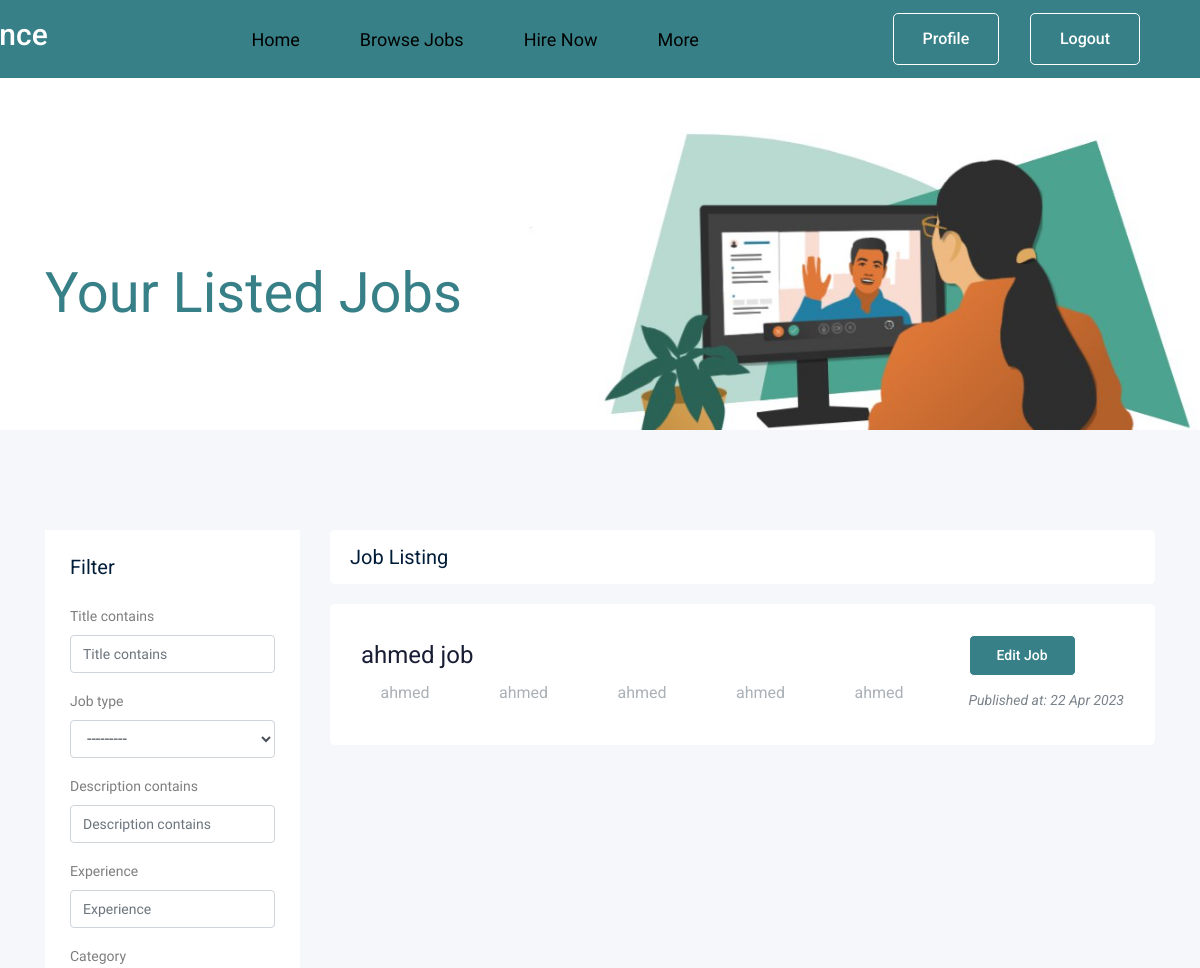
The page /jobs/your_jobs (signed in, upper part) on the database as committed earlier.
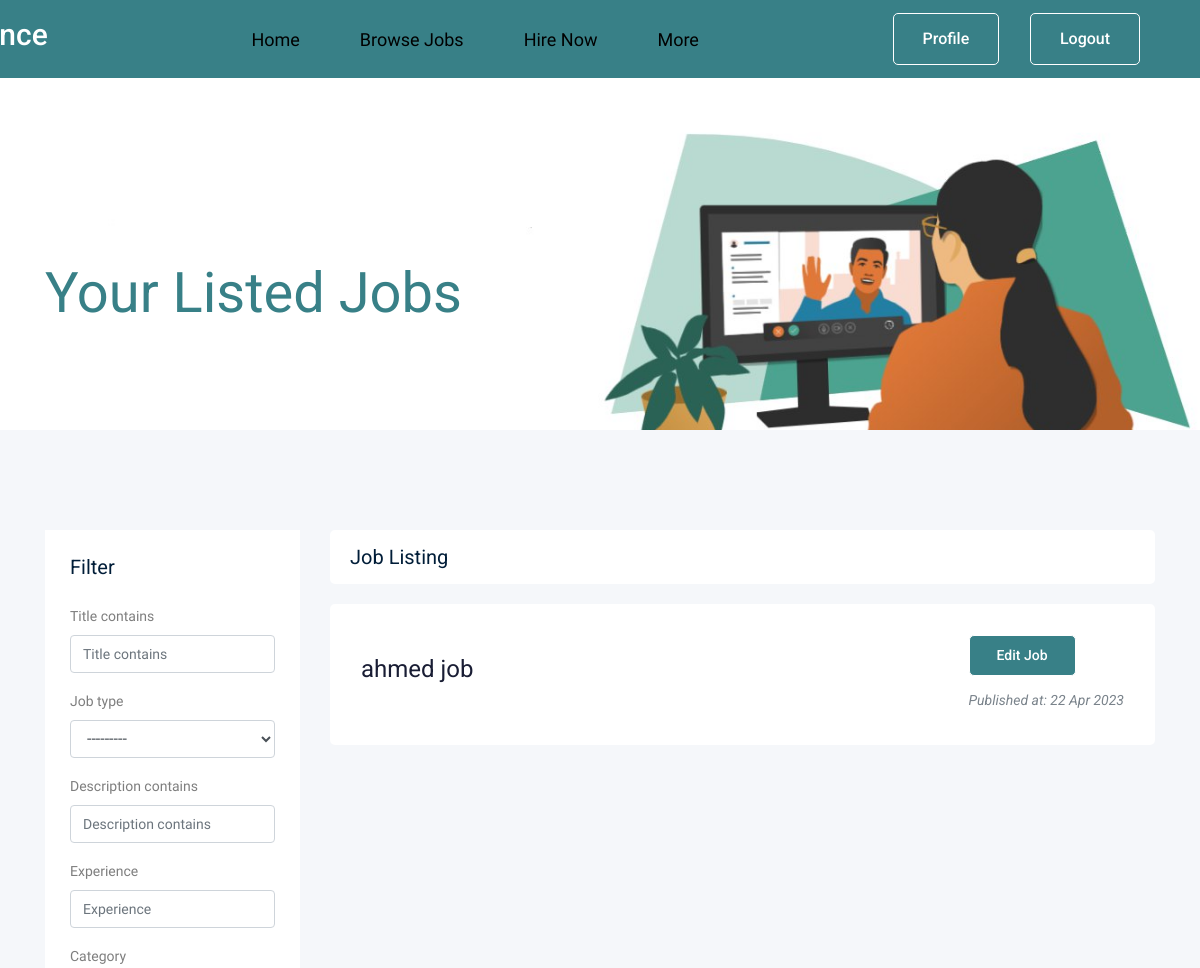
The same page on the database as committed later.
### job/models.py (models this page shows, shortened)
class Job(models.Model):
    owner = models.ForeignKey(
        User, related_name='job_owner', on_delete=models.CASCADE)
    title = models.CharField(max_length=100)
    job_type = models.CharField(max_length=15, choices=JOB_TYPE)
    description = models.TextField(max_length=10000)
    published_at = models.DateTimeField(auto_now=True)
    vacancy = models.IntegerField(default=1)
    salary = models.IntegerField(default=0)
    experience = models.IntegerField(default=0)
    category = models.ForeignKey('Category', on_delete=models.CASCADE)
    country = models.CharField(max_length=15, choices=CURRENT_COUNTRY)
    city = models.CharField(max_length=15, choices=CURRENT_CITY)
    slug = models.SlugField(blank=True, null=True)
    class Meta:
        ordering = ['-id']

class Apply(models.Model):
    job = models.ForeignKey(
        Job, related_name='apply_job', on_delete=models.CASCADE)
    name = models.CharField(max_length=50)
    applicant = models.ForeignKey(Applicant, on_delete=models.CASCADE)
    email = models.EmailField(max_length=100)
    webiste = models.URLField(blank=True)
    cv = models.FileField(upload_to='apply/')
    cover_letter = models.TextField(max_length=500)
    created_at = models.DateTimeField(auto_now=True)

class Applicant(models.Model):
    user = models.OneToOneField(User, on_delete=models.CASCADE)

### job/views.py (the view)
# urls.py: path('your_jobs', views.your_jobs, name='your_jobs'),
@login_required()
def your_jobs(request):
    others = get_profiles()
    jobs_list = Job.objects.filter(owner=request.user)
    applications = Apply.objects.filter(
        job__in=jobs_list).select_related('applicant')
    myfilter = JobFilter(request.GET, queryset=jobs_list)
    jobs_list = myfilter.qs
    paginator = Paginator(jobs_list, 5)  # Show 5 contacts per page.
    page_number = request.GET.get('page')
    page_obj = paginator.get_page(page_number)
    paginator_profiles = Paginator(others, 12)
    page_number_profiles = request.GET.get('page')
    page_obj_profiles = paginator_profiles.get_page(page_number_profiles)
    context = {'jobs': page_obj,
               'forcount': jobs_list,
               'myfilter': myfilter,
               'applications': applications,
               'users': page_obj_profiles,
               }
    return render(request, 'job/your_jobs.html', context)

### job/models.py (called while the page is built)
    def __str__(self):
        return self.name

### job/views.py (called while the page is built)
def get_profiles():
    return Profile.objects.all().annotate(
        average_quality=Avg('rate__RAtingQuality')
    ).order_by('-average_quality', '-id')

### job/templates/job/your_jobs.html (shortened to what the changed rows need)
{% load static %}
{% load bootstrap4 %}
<!doctype html>
<html class="no-js" lang="zxx">
<head>
    <link rel="stylesheet" href="{% static 'css/bootstrap.min.css'%}">
    <link rel="stylesheet" href="{% static 'css/owl.carousel.min.css'%}">
    <link rel="stylesheet" href="{% static 'css/magnific-popup.css'%}">
    <link rel="stylesheet" href="{% static 'css/font-awesome.min.css'%}">
    <link rel="stylesheet" href="{% static 'css/themify-icons.css'%}">
    <link rel="stylesheet" href="{% static 'css/nice-select.css'%}">
    <link rel="stylesheet" href="{% static 'css/flaticon.css'%}">
    <link rel="stylesheet" href="{% static 'css/jquery-ui.css'%}">
    <link rel="stylesheet" href="{% static 'css/gijgo.css'%}">
    <link rel="stylesheet" href="{% static 'css/animate.min.css'%}">
    <link rel="stylesheet" href="{% static 'css/slicknav.css'%}">
    <link rel="stylesheet" href="{% static 'css/adel_search.css'%}">
    <link rel="stylesheet" href="{% static 'css/style.css'%}">
    <link rel="stylesheet" href="{% static 'css/normalize.css' %}">
    <link rel="stylesheet" href="{% static 'css/morsy.css' %}">
    <link rel="stylesheet" href="{% static 'css/morsy.min.css' %}">
</head>
<body>
    <Header>
        <div class="container">
            <a href="{% url 'pages:index' %}" class="logo">
                <h2 style="color: #fff;">Joblance</h2>
            </a>
        </div>
    </Header>
    <main>
        <div class="job_listing_area plus_padding">
            <div class="container">
                <div class="row">
                    <div class="col-lg-9">
                        <div class="job_lists m-0">
                            <div class="row">
                                {% for job in jobs %}
                                <div class="col-lg-12 col-md-12">
                                    <div class="single_jobs white-bg d-flex justify-content-between">
                                        <div class="jobs_left d-flex align-items-center">
                                            <div class="jobs_conetent">
                                                <a href="{% url 'jobs:edit_job' job.id %}">
                                                    <h4>{{job.title}}</h4>
                                                </a>
                                                <div class="links_locat d-flex align-items-center">
                                                    {% for application in applications %}
                                                    {% if application.job == job %}
                                                    {% if forloop.counter < 6 %} <div class="location">
                                                        <a
                                                            href="{% url 'profiles:other' application.applicant.user.id %}">
                                                            <p> <i
                                                                    class="fa-solid fa-pen-nib"></i>{{application.applicant.user}}
                                                            </p>
                                                        </a>
                                                </div>
                                                {% endif %}
                                                {% endif %}
                                                {% endfor %}
                                            </div>
                                        </div>
                                    </div>
                                    <div class="jobs_right">
                                        <div class="apply_now">
                                            <a href="{% url 'jobs:edit_job' job.id %}" class="boxed-btn3">Edit
                                                job</a>
                                        </div>
                                        <div class="date">
                                            <p>Published at: {{job.published_at|date:'d M o'}}</p>
                                        </div>
                                    </div>
                                </div>
                            </div>
                            {% empty %}
                            <p>You have no jobs.</p>
                            {% endfor %}
                        </div>
                    </div>
                </div>
            </div>
        </div>
        </div>
    </main>
</body>
</html>

Rows that differ between the two databases and show on the page:
removed Apply: applicant.user "ahmed"
removed Apply: applicant.user "ahmed"
removed Apply: applicant.user "ahmed"
removed Apply: applicant.user "ahmed"
removed Apply: applicant.user "ahmed"
